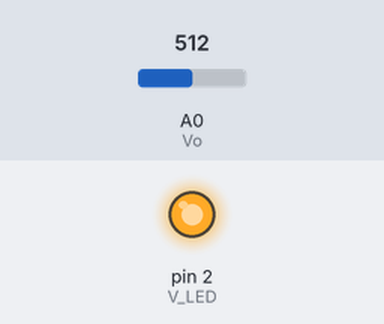
The sketch below on a simulated Arduino Uno, built with avr-gcc and run on an emulated ATmega328P. Shown: output pins drawn as LEDs (lit = HIGH). The inputs (shaded band) are chosen by the test bench; at power-on: A0 (Vo) = 512. What the sketch prints to the serial monitor is not drawn.

Above: at 0.1 s.
Timing chart, 0 to 1.6 s (numbered marks = the images above):
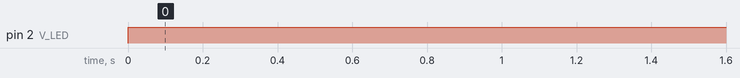

Measured:
- by itself, pin 2 (V_LED): LOW → HIGH at 0.00 s

The sketch:

dustsensor2.ino
```cpp
// 먼지 센서를 이용한 먼지 농도 측정 (Arduino)
// 센서에서 읽은 값을 전압으로 변환하고, 먼지 농도로 계산하여 시리얼 모니터에 출력

int Vo = A0;
int V_LED = 2;

float Vo_value;
float Voltage = 0;
float dustDensity = 0;

void setup() {
  Serial.begin(9600);
  pinMode(V_LED, OUTPUT);
  pinMode(Vo, INPUT);
}

void loop() {
  digitalWrite(V_LED, LOW);
  delayMicroseconds(280);
  Vo_value = analogRead(Vo);
  delayMicroseconds(40);
  digitalWrite(V_LED, HIGH);
  delayMicroseconds(9680);

  Voltage = Vo_value*5.0 / 1023.0; // 아날로그 값을 전압으로 변환 (5V 기준)
  dustDensity = (Voltage - 0.3)/0.005; // 먼지 농도 계산

  Serial.print("Voltage: ");
  Serial.println(Voltage);
  Serial.print("Dust Density: ");
  Serial.println(dustDensity);

  delay(1000);
}
```
